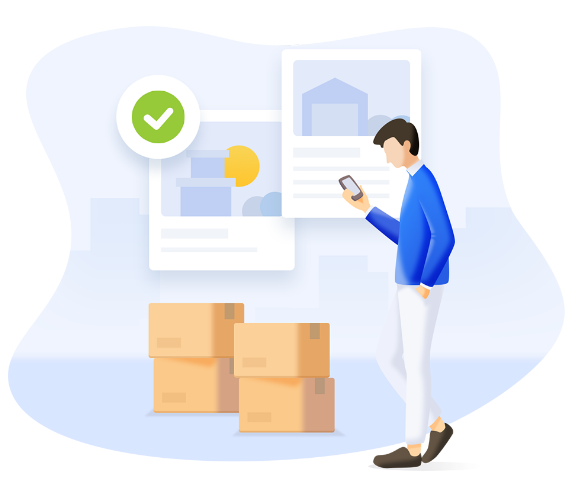
#> input picture frames/Rectangle 16.png, 578 x 501 px
$ python test_inter.py
#> lines starting #> are read from the running program, lines starting #| are printed output that depends on the picture
### preprocessing.py
# preprocessing.py
import numpy as np
import cv2

def bgr_to_ycbcr(frame_bgr):
    """Convert BGR frame to YCbCr color space."""
    frame_float = frame_bgr.astype(np.float32)

    B = frame_float[:, :, 0]
    G = frame_float[:, :, 1]
    R = frame_float[:, :, 2]

    Y  =  0.299  * R + 0.587  * G + 0.114  * B
    Cb = -0.1687 * R - 0.3313 * G + 0.5    * B + 128
    Cr =  0.5    * R - 0.4187 * G - 0.0813 * B + 128

    return Y, Cb, Cr


def chroma_subsample(Cb, Cr):
    """4:2:0 subsampling — reduce Cb and Cr by half in both dimensions."""
    Cb_sub = Cb[::2, ::2]
    Cr_sub = Cr[::2, ::2]
    return Cb_sub, Cr_sub


# [17 lines left out: functions chroma_upsample, ycbcr_to_bgr, not called in this run]


def preprocess_frame(frame_bgr):
    """Full preprocessing pipeline for one frame."""
    Y, Cb, Cr = bgr_to_ycbcr(frame_bgr)
    Cb_sub, Cr_sub = chroma_subsample(Cb, Cr)
    return Y, Cb_sub, Cr_sub


# [5 lines left out: function reconstruct_frame, not called in this run]

### intra_coding.py
# intra_coding.py
import numpy as np
from scipy.fft import dctn, idctn

# Matrice de quantification standard JPEG (luminance)
Q_MATRIX = np.array([
    [16, 11, 10, 16, 24,  40,  51,  61],
    [12, 12, 14, 19, 26,  58,  60,  55],
    [14, 13, 16, 24, 40,  57,  69,  56],
    [14, 17, 22, 29, 51,  87,  80,  62],
    [18, 22, 37, 56, 68,  109, 103, 77],
    [24, 35, 55, 64, 81,  104, 113, 92],
    [49, 64, 78, 87, 103, 121, 120, 101],
    [72, 92, 95, 98, 112, 100, 103, 99]
], dtype=np.float32)


def get_quantization_matrix(quality=50):
    """Scale Q matrix based on quality factor (1=low quality, 100=high quality)."""
    if quality <= 0:
        quality = 1
    if quality > 100:
        quality = 100

    if quality < 50:
        scale = 5000 / quality
    else:
        scale = 200 - 2 * quality

    Q = np.floor((Q_MATRIX * scale + 50) / 100)
    Q = np.clip(Q, 1, 255)
    return Q


def apply_dct(block):
    """Apply 2D DCT to an 8x8 block."""
    return dctn(block, norm='ortho')


def apply_idct(block):
    """Apply 2D IDCT to an 8x8 block."""
    return idctn(block, norm='ortho')


def quantize(dct_block, Q):
    """Quantize DCT coefficients."""
    return np.round(dct_block / Q).astype(np.int32)


def dequantize(quant_block, Q):
    """Dequantize coefficients."""
    return (quant_block * Q).astype(np.float32)


def encode_channel(channel, quality=50):
    """
    Encode a single channel (Y, Cb, or Cr) using DCT + quantization.
    Returns quantized blocks as a 2D array of 8x8 blocks.
    """
    h, w = channel.shape
    Q = get_quantization_matrix(quality)

    # Pad to multiple of 8
    h_pad = (8 - h % 8) % 8
    w_pad = (8 - w % 8) % 8
    padded = np.pad(channel, ((0, h_pad), (0, w_pad)), mode='edge')

    ph, pw = padded.shape
    blocks_h = ph // 8
    blocks_w = pw // 8

    quantized_blocks = np.zeros((blocks_h, blocks_w, 8, 8), dtype=np.int32)

    for i in range(blocks_h):
        for j in range(blocks_w):
            block = padded[i*8:(i+1)*8, j*8:(j+1)*8].astype(np.float32) - 128
            dct_block = apply_dct(block)
            quantized_blocks[i, j] = quantize(dct_block, Q)

    return quantized_blocks, (h, w), quality


def decode_channel(quantized_blocks, original_shape, quality=50):
    """
    Decode a channel from quantized DCT blocks back to pixel values.
    """
    Q = get_quantization_matrix(quality)
    blocks_h, blocks_w = quantized_blocks.shape[:2]
    ph, pw = blocks_h * 8, blocks_w * 8

    reconstructed = np.zeros((ph, pw), dtype=np.float32)

    for i in range(blocks_h):
        for j in range(blocks_w):
            dct_block = dequantize(quantized_blocks[i, j], Q)
            block = apply_idct(dct_block) + 128
            reconstructed[i*8:(i+1)*8, j*8:(j+1)*8] = block

    # Crop back to original size
    h, w = original_shape
    reconstructed = reconstructed[:h, :w]
    return np.clip(reconstructed, 0, 255).astype(np.float32)


def encode_iframe(Y, Cb, Cr, quality=50):
    """Encode a full I-frame (all 3 channels)."""
    Y_blocks,  Y_shape,  _ = encode_channel(Y,  quality)
    Cb_blocks, Cb_shape, _ = encode_channel(Cb, quality)
    Cr_blocks, Cr_shape, _ = encode_channel(Cr, quality)
    return {
        'type'    : 'I',
        'Y'       : Y_blocks,
        'Cb'      : Cb_blocks,
        'Cr'      : Cr_blocks,
        'Y_shape' : Y_shape,
        'Cb_shape': Cb_shape,
        'Cr_shape': Cr_shape,
        'quality' : quality
    }


def decode_iframe(iframe_data):
    """Decode a full I-frame."""
    quality = iframe_data['quality']
    Y  = decode_channel(iframe_data['Y'],  iframe_data['Y_shape'],  quality)
    Cb = decode_channel(iframe_data['Cb'], iframe_data['Cb_shape'], quality)
    Cr = decode_channel(iframe_data['Cr'], iframe_data['Cr_shape'], quality)
    return Y, Cb, Cr

### inter_coding.py
# inter_coding.py
import numpy as np
from intra_coding import encode_channel, decode_channel, apply_dct, apply_idct, quantize, dequantize, get_quantization_matrix


def block_matching(current_block, ref_frame, ref_y, ref_x, search_window=8):
    """
    Find the best matching block in the reference frame.
    Returns the motion vector (dy, dx) and the best matching block.
    """
    h, w = ref_frame.shape
    bh, bw = current_block.shape  # 16x16

    best_sad = float('inf')
    best_dy, best_dx = 0, 0

    for dy in range(-search_window, search_window + 1):
        for dx in range(-search_window, search_window + 1):
            ny = ref_y + dy
            nx = ref_x + dx

            # Boundary check
            if ny < 0 or nx < 0 or ny + bh > h or nx + bw > w:
                continue

            ref_block = ref_frame[ny:ny+bh, nx:nx+bw]
            sad = np.sum(np.abs(current_block.astype(np.float32) - ref_block.astype(np.float32)))

            if sad < best_sad:
                best_sad = sad
                best_dy = dy
                best_dx = dx

    best_ref_block = ref_frame[
        ref_y + best_dy : ref_y + best_dy + bh,
        ref_x + best_dx : ref_x + best_dx + bw
    ]
    return best_dy, best_dx, best_ref_block


def encode_residual(residual, quality=50):
    """Apply DCT + quantization to a residual block (16x16 split into 4 8x8 blocks)."""
    Q = get_quantization_matrix(quality)
    quant_blocks = np.zeros((2, 2, 8, 8), dtype=np.int32)

    for i in range(2):
        for j in range(2):
            block = residual[i*8:(i+1)*8, j*8:(j+1)*8].astype(np.float32)
            dct_block = apply_dct(block)
            quant_blocks[i, j] = quantize(dct_block, Q)

    return quant_blocks


def decode_residual(quant_blocks, quality=50):
    """Decode residual from quantized DCT blocks."""
    Q = get_quantization_matrix(quality)
    residual = np.zeros((16, 16), dtype=np.float32)

    for i in range(2):
        for j in range(2):
            dct_block = dequantize(quant_blocks[i, j], Q)
            block = apply_idct(dct_block)
            residual[i*8:(i+1)*8, j*8:(j+1)*8] = block

    return residual


def encode_pframe(current_Y, ref_Y, quality=50, search_window=8):
    """
    Encode a P-frame using motion estimation on the Y channel.
    Returns motion vectors and encoded residuals.
    """
    h, w = current_Y.shape

    # Pad to multiple of 16
    h_pad = (16 - h % 16) % 16
    w_pad = (16 - w % 16) % 16
    curr_padded = np.pad(current_Y, ((0, h_pad), (0, w_pad)), mode='edge')
    ref_padded  = np.pad(ref_Y,     ((0, h_pad), (0, w_pad)), mode='edge')

    ph, pw = curr_padded.shape
    blocks_h = ph // 16
    blocks_w = pw // 16

    motion_vectors = np.zeros((blocks_h, blocks_w, 2), dtype=np.int32)
    residual_blocks = []

    for i in range(blocks_h):
        row = []
        for j in range(blocks_w):
            curr_block = curr_padded[i*16:(i+1)*16, j*16:(j+1)*16]

            dy, dx, ref_block = block_matching(
                curr_block, ref_padded,
                ref_y=i*16, ref_x=j*16,
                search_window=search_window
            )

            motion_vectors[i, j] = [dy, dx]

            residual = curr_block.astype(np.float32) - ref_block.astype(np.float32)
            quant_residual = encode_residual(residual, quality)
            row.append(quant_residual)

        residual_blocks.append(row)

    return {
        'type'           : 'P',
        'motion_vectors' : motion_vectors,
        'residuals'      : residual_blocks,
        'original_shape' : (h, w),
        'quality'        : quality
    }


def decode_pframe(pframe_data, ref_Y):
    """Reconstruct P-frame from motion vectors + residuals + reference frame."""
    h, w = pframe_data['original_shape']
    quality = pframe_data['quality']
    motion_vectors = pframe_data['motion_vectors']
    residual_blocks = pframe_data['residuals']

    h_pad = (16 - h % 16) % 16
    w_pad = (16 - w % 16) % 16
    ref_padded = np.pad(ref_Y, ((0, h_pad), (0, w_pad)), mode='edge')

    ph, pw = ref_padded.shape
    reconstructed = np.zeros((ph, pw), dtype=np.float32)

    blocks_h = ph // 16
    blocks_w = pw // 16

    for i in range(blocks_h):
        for j in range(blocks_w):
            dy, dx = motion_vectors[i, j]
            ref_y = i * 16 + dy
            ref_x = j * 16 + dx

            ref_y = np.clip(ref_y, 0, ph - 16)
            ref_x = np.clip(ref_x, 0, pw - 16)

            ref_block = ref_padded[ref_y:ref_y+16, ref_x:ref_x+16].astype(np.float32)
            residual = decode_residual(residual_blocks[i][j], quality)

            reconstructed[i*16:(i+1)*16, j*16:(j+1)*16] = ref_block + residual

    reconstructed = reconstructed[:h, :w]
    return np.clip(reconstructed, 0, 255).astype(np.float32)


# [5 lines left out: function get_frame_type, not called in this run]

### test_inter.py
# test_inter.py
import cv2
import numpy as np
import matplotlib.pyplot as plt
from preprocessing import preprocess_frame
from intra_coding import encode_iframe, decode_iframe
from inter_coding import encode_pframe, decode_pframe

# On simule 2 frames légèrement différentes
frame1 = cv2.imread("frames/Rectangle 16.png")
#> frame1 is the input picture: shape (501, 578, 3); mean B, G, R 240.5, 236, 234.6
frame2 = frame1.copy()
frame2 = cv2.GaussianBlur(frame2, (5, 5), 0)  # légère différence

# Preprocess
Y1, Cb1, Cr1 = preprocess_frame(frame1)
#> in bgr_to_ycbcr, `B = frame_float[:, :, 0]`:
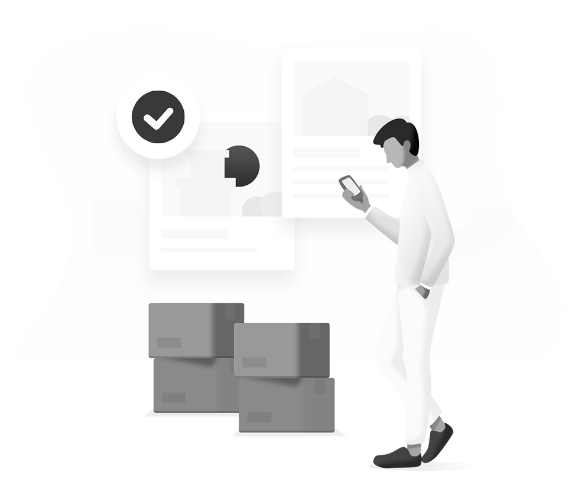
#> B: shape (501, 578) float32; min 0, max 255, mean 240.5
Y2, Cb2, Cr2 = preprocess_frame(frame2)

# Frame 1 = I-frame (référence)
iframe = encode_iframe(Y1, Cb1, Cr1, quality=50)
#> in encode_channel, `padded = np.pad(channel, ((0, h_pad), (0, w_pad)), mode='edge')`:
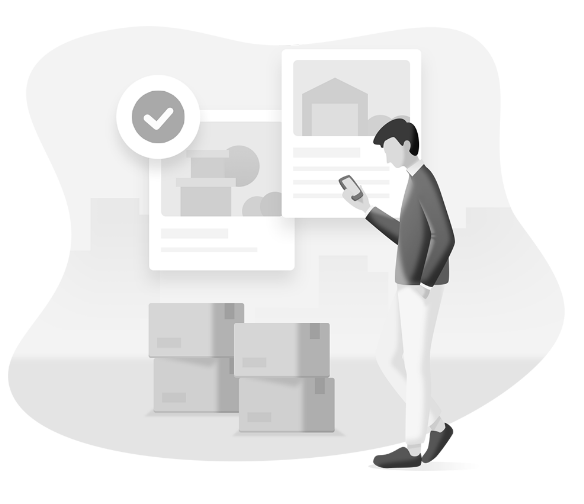
#> padded: shape (504, 584) float32; min 2.6, max 255, mean 236.4
#> in encode_iframe, `Y_blocks,  Y_shape,  _ = encode_channel(Y,  quality)`: Y_shape = (501, 578)
#> call 2 of encode_channel, with quality = 50
#> in encode_channel (call 2), `padded = np.pad(channel, ((0, h_pad), (0, w_pad)), mode='edge')`:
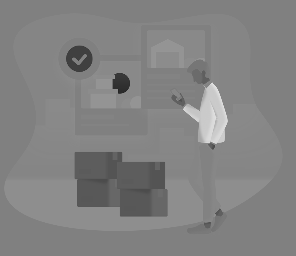
#> padded: shape (256, 296) float32; min 37.22, max 227.6, mean 130.4
#> in encode_iframe, `Cb_blocks, Cb_shape, _ = encode_channel(Cb, quality)`: Cb_shape = (251, 289)
#> call 3 of encode_channel, with quality = 50
#> in encode_channel (call 3), `padded = np.pad(channel, ((0, h_pad), (0, w_pad)), mode='edge')`:
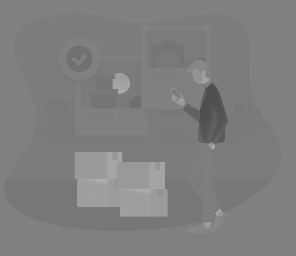
#> padded: shape (256, 296) float32; min 75.47, max 174.4, mean 127
#> iframe = 8 items
Y1_rec, _, _ = decode_iframe(iframe)
#> in decode_iframe, `quality = iframe_data['quality']`: quality = 50
#> after the loop in decode_channel, `for i in range(blocks_h):`:
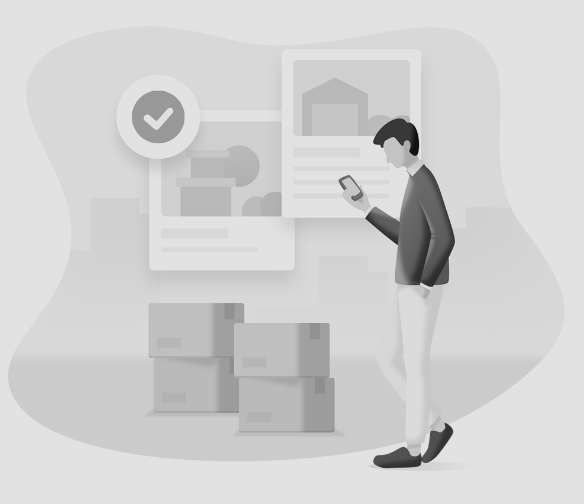
#> reconstructed: shape (504, 584) float32; min -7.86, max 288.3, mean 236; drawn with min black and max white
#> in decode_channel, `h, w = original_shape`: h = 501; w = 578
#> in decode_channel, `reconstructed = reconstructed[:h, :w]`:
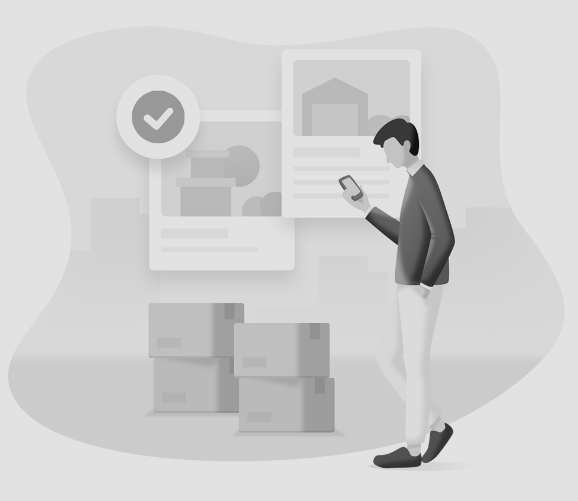
#> reconstructed: shape (501, 578) float32; min -7.86, max 288.3, mean 235.7; drawn with min black and max white

# Frame 2 = P-frame
pframe = encode_pframe(Y2, Y1_rec, quality=50, search_window=8)
#> in encode_pframe, `curr_padded = np.pad(current_Y, ((0, h_pad), (0, w_pad)), mode='edge')`:
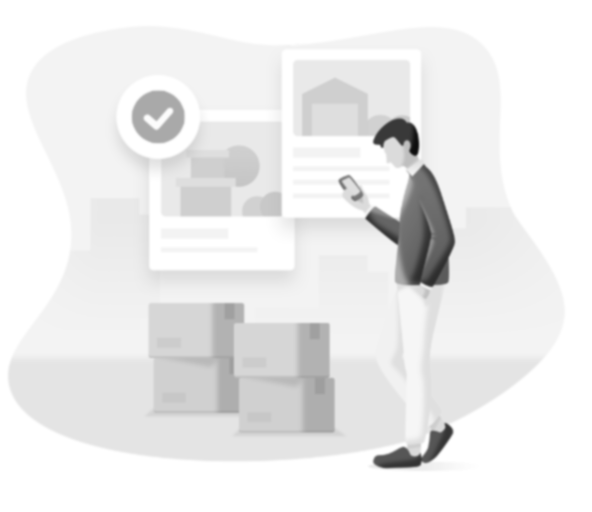
#> curr_padded: shape (512, 592) float32; min 13.22, max 255, mean 236.9
Y2_rec = decode_pframe(pframe, Y1_rec)

# Visualisation
fig, axes = plt.subplots(1, 4, figsize=(18, 4))

axes[0].imshow(Y1, cmap='gray')
axes[0].set_title("Frame 1 (référence Y)")

axes[1].imshow(Y2, cmap='gray')
axes[1].set_title("Frame 2 originale Y")

axes[2].imshow(Y2_rec, cmap='gray')
axes[2].set_title("Frame 2 reconstruite Y")

# Motion vectors
mv = pframe['motion_vectors']
ax = axes[3]
ax.imshow(Y2, cmap='gray')
step = 1
for i in range(0, mv.shape[0], step):
    for j in range(0, mv.shape[1], step):
        dy, dx = mv[i, j]
        ax.annotate("", xy=(j*16+8+dx, i*16+8+dy),
                    xytext=(j*16+8, i*16+8),
                    arrowprops=dict(arrowstyle="->", color='red', lw=1))
axes[3].set_title("Motion Vectors")

plt.tight_layout()
plt.savefig("output/test_inter.png")
plt.show()

print(f"Motion vectors shape : {mv.shape}")
#| Motion vectors shape : (32, 37, 2)
print(f"Y2 reconstructed shape : {Y2_rec.shape}")
#| Y2 reconstructed shape : (501, 578)
print(f"Max difference : {np.max(np.abs(Y2 - Y2_rec)):.2f}")
#| Max difference : 34.60
